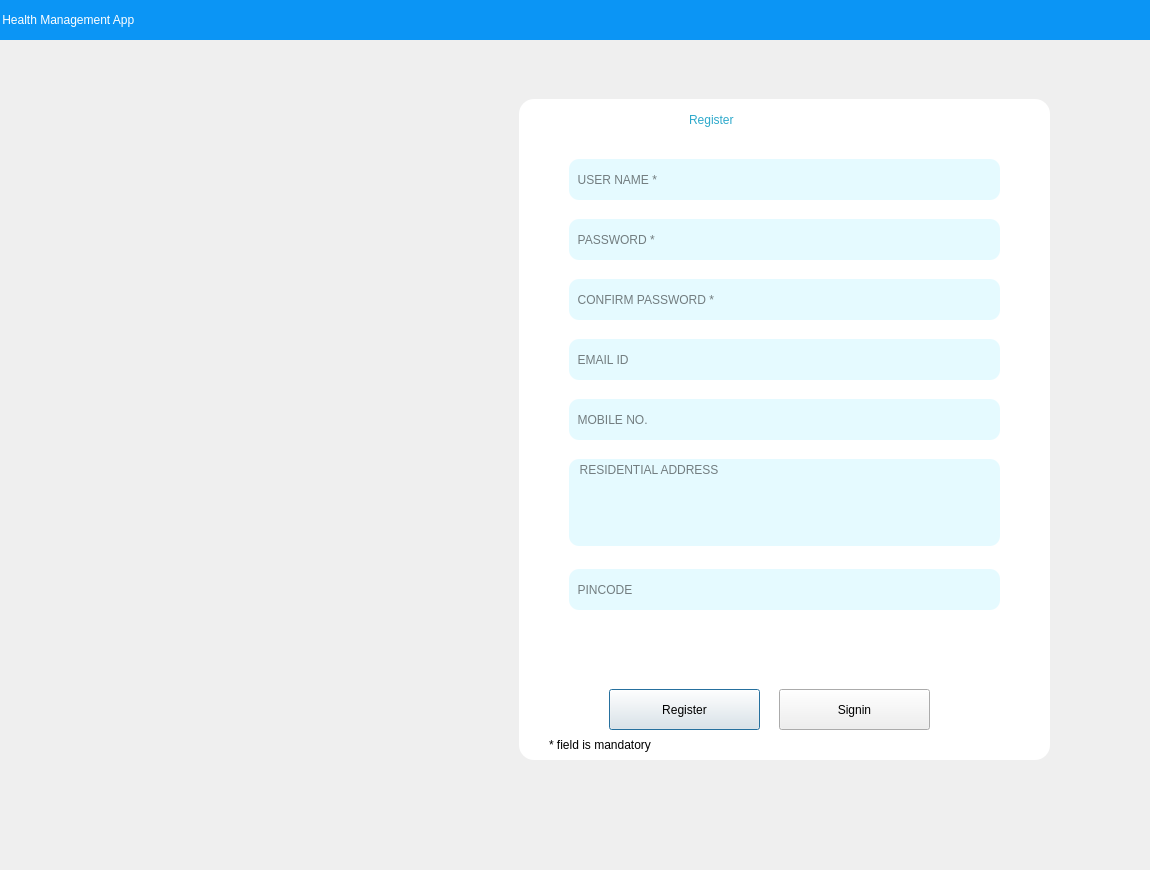
<?xml version="1.0" encoding="UTF-8"?>
<ui version="4.0">
 <class>Dialog</class>
 <widget class="QDialog" name="Dialog">
  <property name="geometry">
   <rect>
    <x>0</x>
    <y>0</y>
    <width>1150</width>
    <height>870</height>
   </rect>
  </property>
  <property name="minimumSize">
   <size>
    <width>1150</width>
    <height>870</height>
   </size>
  </property>
  <property name="windowTitle">
   <string>Dialog</string>
  </property>
  <widget class="QWidget" name="widget" native="true">
   <property name="geometry">
    <rect>
     <x>-1</x>
     <y>-1</y>
     <width>1221</width>
     <height>871</height>
    </rect>
   </property>
   <property name="styleSheet">
    <string notr="true">
QWidget#widget{
background-color: qlineargradient(spread:pad, x1:0, y1:0, x2:0.652, y2:0.897727, stop:0.243781 rgba(83, 187, 255, 255), stop:1 rgba(255, 179, 249, 255))};</string>
   </property>
   <widget class="QLabel" name="label">
    <property name="geometry">
     <rect>
      <x>520</x>
      <y>100</y>
      <width>531</width>
      <height>661</height>
     </rect>
    </property>
    <property name="styleSheet">
     <string notr="true">background-color: rgb(255, 255, 255); 
border-radius:15px;</string>
    </property>
    <property name="text">
     <string/>
    </property>
   </widget>
   <widget class="QLabel" name="label_3">
    <property name="geometry">
     <rect>
      <x>690</x>
      <y>80</y>
      <width>171</width>
      <height>81</height>
     </rect>
    </property>
    <property name="styleSheet">
     <string notr="true">font: 75 22pt &quot;MS Sans Serif&quot;;
color:rgb(45, 169, 203)</string>
    </property>
    <property name="text">
     <string>Register</string>
    </property>
   </widget>
   <widget class="QLineEdit" name="reg_user_name_field">
    <property name="geometry">
     <rect>
      <x>570</x>
      <y>160</y>
      <width>431</width>
      <height>41</height>
     </rect>
    </property>
    <property name="styleSheet">
     <string notr="true">
font: 75 12pt &quot;MS Sans Serif&quot;;

background-color: rgb(229, 250, 255);

border-radius:10px;</string>
    </property>
    <property name="placeholderText">
     <string>  USER NAME *</string>
    </property>
   </widget>
   <widget class="QLineEdit" name="reg_password_field">
    <property name="geometry">
     <rect>
      <x>570</x>
      <y>220</y>
      <width>431</width>
      <height>41</height>
     </rect>
    </property>
    <property name="styleSheet">
     <string notr="true"> font: 75 12pt &quot;MS Sans Serif&quot;;
background-color: rgb(229, 250, 255);
border-radius:10px;</string>
    </property>
    <property name="placeholderText">
     <string>  PASSWORD *</string>
    </property>
   </widget>
   <widget class="QLineEdit" name="reg_confirmedpassword_field">
    <property name="geometry">
     <rect>
      <x>570</x>
      <y>280</y>
      <width>431</width>
      <height>41</height>
     </rect>
    </property>
    <property name="styleSheet">
     <string notr="true">font: 75 12pt &quot;MS Sans Serif&quot;;
background-color: rgb(229, 250, 255);
border-radius:10px;</string>
    </property>
    <property name="placeholderText">
     <string>  CONFIRM PASSWORD *</string>
    </property>
   </widget>
   <widget class="QLineEdit" name="reg_emailid_field">
    <property name="geometry">
     <rect>
      <x>570</x>
      <y>340</y>
      <width>431</width>
      <height>41</height>
     </rect>
    </property>
    <property name="styleSheet">
     <string notr="true">font: 75 12pt &quot;MS Sans Serif&quot;;
background-color: rgb(229, 250, 255);
border-radius:10px;</string>
    </property>
    <property name="placeholderText">
     <string>  EMAIL ID</string>
    </property>
   </widget>
   <widget class="QLineEdit" name="reg_mobileno_field">
    <property name="geometry">
     <rect>
      <x>570</x>
      <y>400</y>
      <width>431</width>
      <height>41</height>
     </rect>
    </property>
    <property name="styleSheet">
     <string notr="true">font: 75 12pt &quot;MS Sans Serif&quot;;
background-color: rgb(229, 250, 255);
border-radius:10px;</string>
    </property>
    <property name="placeholderText">
     <string>  MOBILE NO.</string>
    </property>
   </widget>
   <widget class="QTextEdit" name="reg_resaddress_field">
    <property name="geometry">
     <rect>
      <x>570</x>
      <y>460</y>
      <width>431</width>
      <height>87</height>
     </rect>
    </property>
    <property name="styleSheet">
     <string notr="true">font: 75 12pt &quot;MS Sans Serif&quot;;
background-color: rgb(229, 250, 255);
border-radius:10px;</string>
    </property>
    <property name="placeholderText">
     <string>  RESIDENTIAL ADDRESS</string>
    </property>
   </widget>
   <widget class="QLineEdit" name="reg_pincode_field">
    <property name="geometry">
     <rect>
      <x>570</x>
      <y>570</y>
      <width>431</width>
      <height>41</height>
     </rect>
    </property>
    <property name="styleSheet">
     <string notr="true">font: 75 12pt &quot;MS Sans Serif&quot;;
background-color: rgb(229, 250, 255);
border-radius:10px;</string>
    </property>
    <property name="placeholderText">
     <string>  PINCODE</string>
    </property>
   </widget>
   <widget class="QPushButton" name="signup_button">
    <property name="geometry">
     <rect>
      <x>610</x>
      <y>690</y>
      <width>151</width>
      <height>41</height>
     </rect>
    </property>
    <property name="styleSheet">
     <string notr="true">

QPushButton {
background-color: rgb(4, 118, 159)
}

QPushButton:hover {
  background-color:rgb(0, 0, 0)
};

color:rgb(255, 255, 255);

font: 75 15pt &quot;MS Sans Serif&quot;;

border-radius:10px;</string>
    </property>
    <property name="text">
     <string>Register</string>
    </property>
   </widget>
   <widget class="QLabel" name="label_7">
    <property name="geometry">
     <rect>
      <x>60</x>
      <y>100</y>
      <width>461</width>
      <height>661</height>
     </rect>
    </property>
    <property name="styleSheet">
     <string notr="true">background-image:url(:/newPrefix/download.jpg);
border-radius:15px;</string>
    </property>
    <property name="text">
     <string/>
    </property>
    <property name="pixmap">
     <pixmap>:/newPrefix/download.jpg</pixmap>
    </property>
    <property name="scaledContents">
     <bool>true</bool>
    </property>
    <property name="openExternalLinks">
     <bool>true</bool>
    </property>
   </widget>
   <widget class="QLabel" name="label_2">
    <property name="geometry">
     <rect>
      <x>0</x>
      <y>0</y>
      <width>1301</width>
      <height>41</height>
     </rect>
    </property>
    <property name="styleSheet">
     <string notr="true">background-color: rgb(11, 149, 245);

font: 22pt &quot;MS Sans Serif&quot;;

color: rgb(255, 255, 255);</string>
    </property>
    <property name="text">
     <string> Health Management App</string>
    </property>
   </widget>
   <widget class="QLabel" name="register_error_msg_text_field">
    <property name="geometry">
     <rect>
      <x>570</x>
      <y>630</y>
      <width>371</width>
      <height>51</height>
     </rect>
    </property>
    <property name="styleSheet">
     <string notr="true">font: 12pt &quot;MS Shell Dlg 2&quot;;
color: rgb(255, 0, 0);</string>
    </property>
    <property name="text">
     <string/>
    </property>
   </widget>
   <widget class="QPushButton" name="reg_signin_button">
    <property name="geometry">
     <rect>
      <x>780</x>
      <y>690</y>
      <width>151</width>
      <height>41</height>
     </rect>
    </property>
    <property name="styleSheet">
     <string notr="true">

QPushButton {
background-color: rgb(4, 118, 159)
}

QPushButton:hover {
  background-color:rgb(0, 0, 0)
};

color:rgb(255, 255, 255);

font: 75 15pt &quot;MS Sans Serif&quot;;

border-radius:10px;</string>
    </property>
    <property name="text">
     <string>Signin</string>
    </property>
   </widget>
   <widget class="QLabel" name="label_8">
    <property name="geometry">
     <rect>
      <x>550</x>
      <y>730</y>
      <width>291</width>
      <height>31</height>
     </rect>
    </property>
    <property name="styleSheet">
     <string notr="true">font: 10pt &quot;MS Shell Dlg 2&quot;;</string>
    </property>
    <property name="text">
     <string>* field is mandatory</string>
    </property>
   </widget>
  </widget>
 </widget>
 <resources>
  <include location="registration_img.qrc"/>
 </resources>
 <connections/>
</ui>
